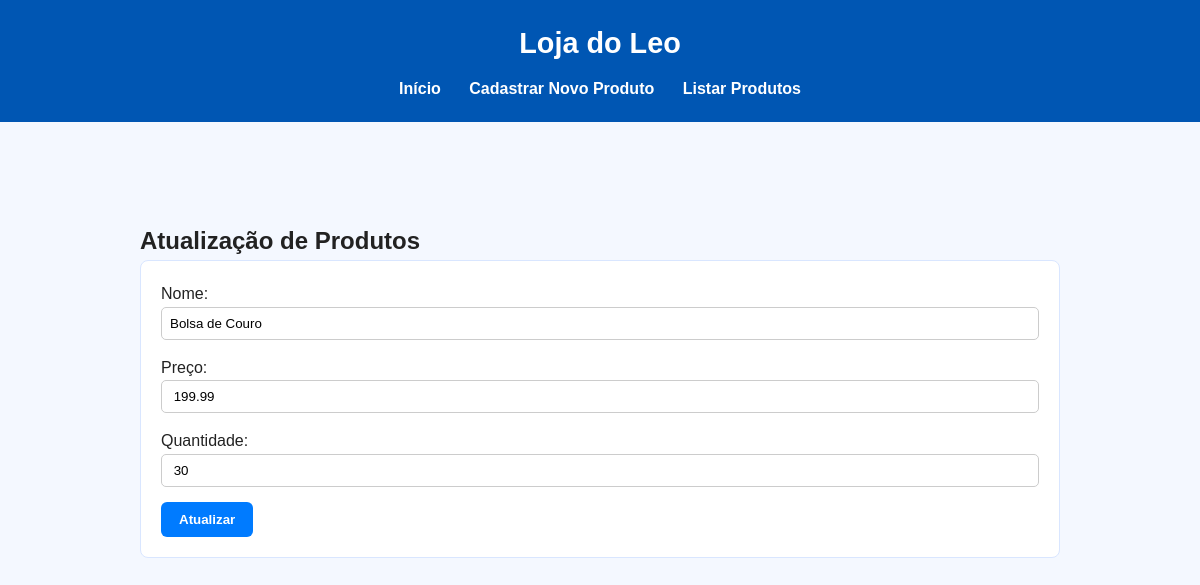
The app's page /form_atualizar.php?id=3 with its own data.
### tables this page shows
CREATE TABLE `produtos` (
  `id` int(11) NOT NULL,
  `nome` varchar(255) NOT NULL,
  `preco` decimal(10,2) NOT NULL,
  `quantidade` int(11) NOT NULL
);

### form_atualizar.php (the view, shortened to what this page needs)
<?php
    include 'cabecalho.php';
?>
<body>
    <div class="container">
        <h2>Atualização de Produtos</h2>
    <?php
            $id = $_GET['id'];
        require 'conexao.php';
        $sql = "SELECT * FROM produtos WHERE id = $id";
        $stmt = $pdo->query($sql);
        $produto = $stmt->fetch(PDO::FETCH_ASSOC);
    ?>
        <form action= "#" method="POST">
            <div class="mb-3">
                Nome: <input value="<?php echo $produto['nome'];?>" type="text" name="produto" class="form-control">
            </div>
            <div class="mb-3">
                Preço: <input value=" <?php echo $produto['preco'];?>" type="text" name="preco" class="form-control">
            </div>
            <div class="mb-3">
                Quantidade: <input value=" <?php echo $produto['quantidade'];?>" type="text" name="quantidade" class="form-control">
            </div>
            <button type="submit" class="btn btn-primary">Atualizar</button>
        </form>
    </div>
</body>
</html>

### style.css (style rules this page uses)
* { margin: 0; padding: 0; box-sizing: border-box; }
body { font-family: Arial, sans-serif; background: #f4f8ff; color: #222; line-height: 1.6; }
.container { max-width: 1000px; margin: 30px auto; padding: 20px; }
button, .btn { display: inline-block; background: #007bff; color: #fff; border: none; padding: 10px 18px; border-radius: 6px; cursor: pointer; transition: 0.3s; text-decoration: none; font-weight: bold; }
form { background: #fff; padding: 20px; border-radius: 8px; border: 1px solid #d9e6ff; }
form input, form select { width: 100%; padding: 8px; margin-bottom: 15px; border: 1px solid #ccc; border-radius: 5px; }

### records on screen
produtos: produto "Bolsa de Couro", preco "199.99", quantidade "30"
